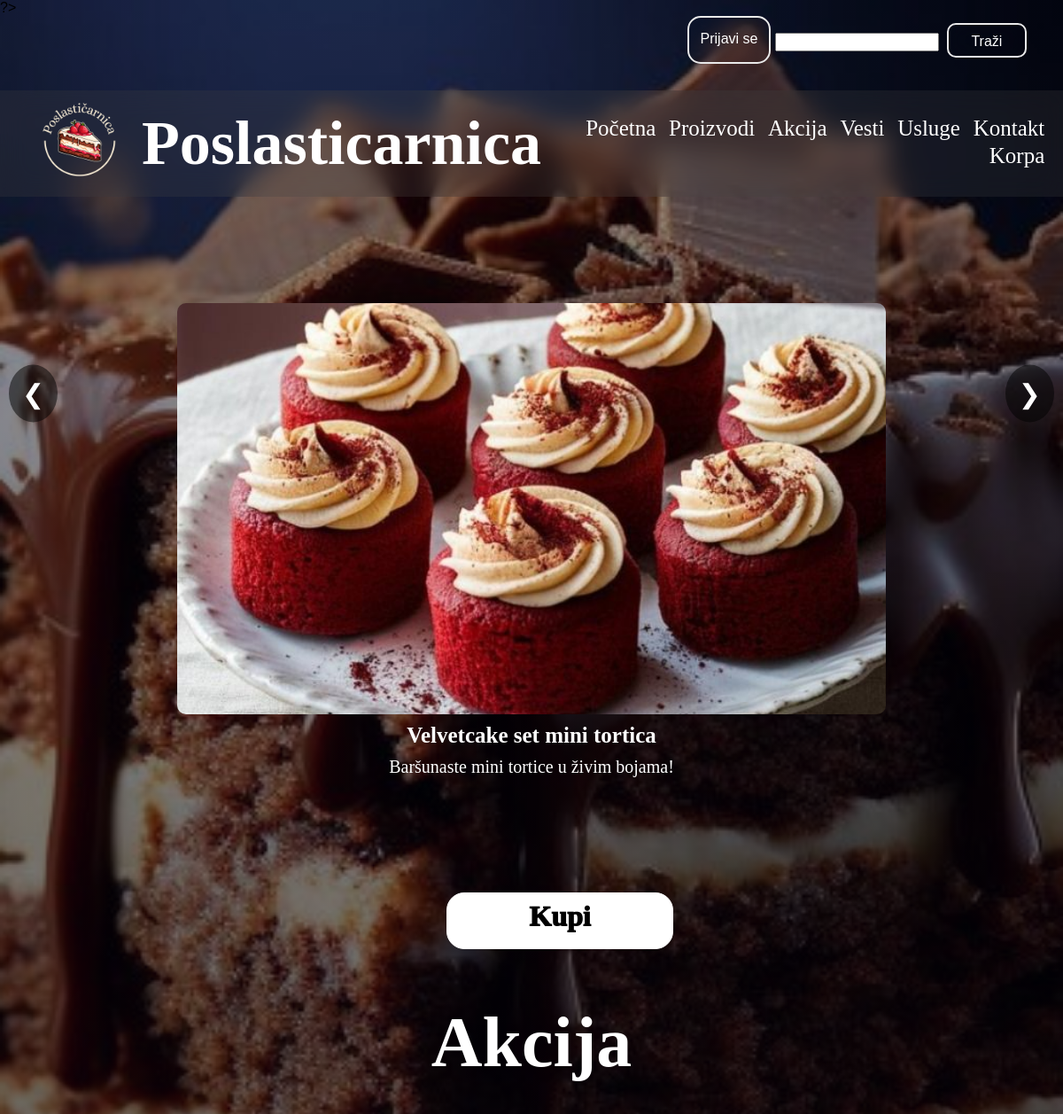
Before: / (upper part) with the older database file.
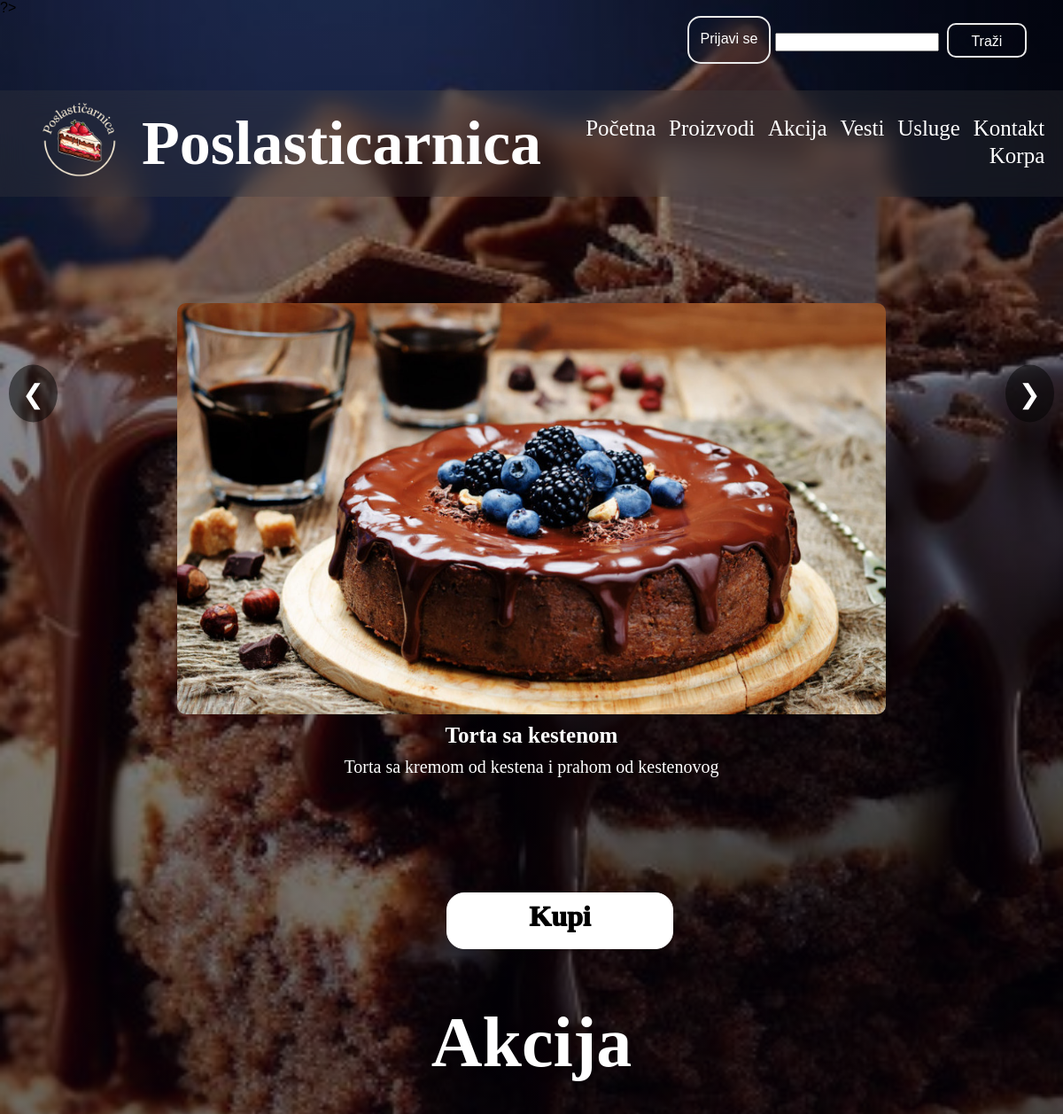
After: the same page with the newer database file.
### tables this page shows
CREATE TABLE IF NOT EXISTS `proizvod` (
  `id` int(10) unsigned NOT NULL AUTO_INCREMENT,
  `naziv` varchar(50) NOT NULL DEFAULT '0',
  `opis` varchar(255) NOT NULL,
  `cena` double NOT NULL DEFAULT 0,
  `zalihe` int(11) NOT NULL DEFAULT 0,
  `slika` varchar(255) NOT NULL DEFAULT '0',
  PRIMARY KEY (`id`)
);

### korisnickaStrana/model/ProizvodModel.php (called while the page is built, shortened)
<?php
include_once(__DIR__ . "/../config/database.php");
$query = "SELECT * FROM proizvod ORDER BY id DESC";
$query_run = mysqli_query($con, $query);
$query = "SELECT * FROM proizvod ORDER BY id DESC LIMIT 5";
$query_run = mysqli_query($con, $query);
if ($query_run && mysqli_num_rows($query_run) > 0) {
    $proizvod5 = mysqli_fetch_all($query_run, MYSQLI_ASSOC);
} else {
    die("Greška: Proizvod nije pronađen.");
}
?>

### korisnickaStrana/view/pocetna.php (the view, shortened to what this page needs)
<html lang="en">
<head>
    <link rel="stylesheet" href="/Poslasticarnica/korisnickaStrana/public/pocetna.css">
    <link rel="stylesheet" href="/Poslasticarnica/korisnickaStrana/public/proizvodi.css">
</head>
<body>
<div class="swiper-container">
    <div class="swiper-wrapper">
        <?php foreach ($proizvod5 as $proizvod): ?>
            <div class="swiper-slide">
            <a href="index.php?page=proizvod&id=<?= $proizvod['id'] ?>">
                <img src="<?= $proizvod['slika']; ?>" >
                <h3><?= $proizvod['naziv']; ?></h3>
                <p><?= $proizvod['opis']; ?></p>
            </div>
        <?php endforeach; ?>
    </div>
    </div>
      <button class="prev" onclick="moveSlide(-1)">&#10094;</button>
    <button class="next" onclick="moveSlide(1)">&#10095;</button>
    <a href="/Poslasticarnica/proizvodi ?>">
    <button id="buy-button">Kupi</button>
</a>
<h1 id="sale-title"> Akcija</h1>
</body>
</html>

Changed rows visible on the page:
removed proizvod: slika (picture), naziv "Velvetcake set mini tortica", opis "Baršunaste mini tortice u živim bojama!"
added proizvod: slika (picture), naziv "Torta sa kestenom", opis "Torta sa kremom od kestena i prahom od kestenovog"
